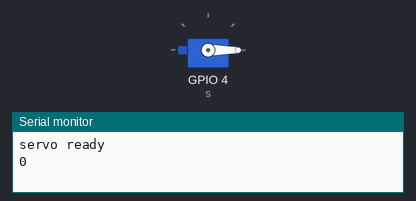
This sketch was run on a simulated ESP32-S3. On the bench: servo, the last lines printed to the serial monitor.

Above: at 2.05 s.
At 4.25 s:
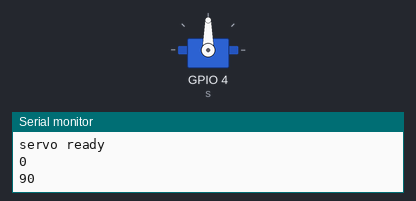
At 6.5 s:
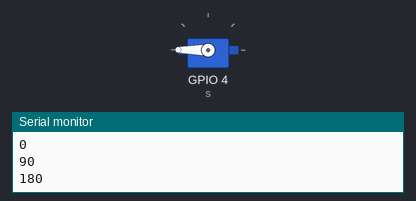
Timing chart, 0 to 7.9 s (numbered marks = the images above):
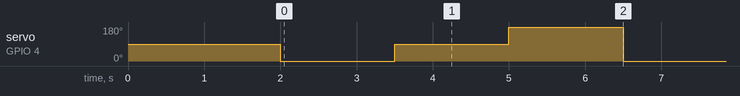

Measured:
- by itself, servo on GPIO 4 (s): repeats every 4.5 s: 90° 1.5 s, 180° 1.5 s, 0° 1.5 s

The sketch:

servo_test.ino
```cpp
// Servo test: the first ESP32-S3 check. Sweeps one servo on GPIO 4 through
// 0 / 90 / 180 degrees with ESP32Servo to confirm power and signal wiring.
// (The main firmware no longer uses ESP32Servo - see ../README.md.)

#include <ESP32Servo.h>

Servo s;

void setup() {
  Serial.begin(115200);
  delay(2000);
  s.setPeriodHertz(50);
  s.attach(4, 500, 2400);
  Serial.println("servo ready");
}

void loop() {
  Serial.println("0");
  s.write(0);
  delay(1500);
  Serial.println("90");
  s.write(90);
  delay(1500);
  Serial.println("180");
  s.write(180);
  delay(1500);
}
```
